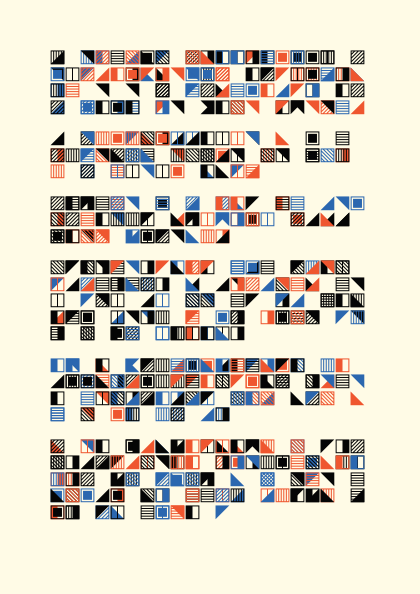
Frame 1 (no input)
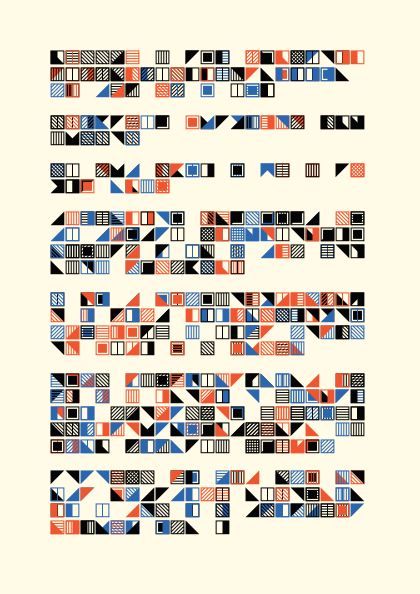
Frame 2 (the mouse pressed at the canvas centre, redrawn once)

The p5.js sketch that drew these frames (run headless with seeded random() and noise() and a simulated clock; the mouse was pressed at the canvas centre and the sketch redrawn once):

// p5.js sketch
// ── sketch.js
/*
Genuary 2023
JAN.14 "Aesemic"
By Roni Kaufman
https://ronikaufman.github.io
*/

let charset = ["◧", "◨", "◢", "◣", "◤", "◥", "◫", "▣", "▤", "▥", "▧", "▨"];
let s;
let margin = 50;

function setup() {
    createCanvas(420, 594);
    textAlign(CENTER, CENTER);
    textFont("monospace");
    s = 15;
    textSize(s*1.2);
    noLoop();
    noStroke();
}

function draw() {
    background("#fffbe6");

    fill("#2b67af");
    let y = margin;
    while (y < height-margin-s) {
        let maxLines = min(6, (height-margin - y)/s);
        y = makeParagraph(y, maxLines);
        y += s;
    }
}

function makeParagraph(y, maxLines) {
    let nLines = ~~random(2, maxLines);
    for (let i = 0; i < nLines; i++) {
        let xMax = (i < nLines-1) ? width-margin-s : random(width/4, width-margin-s);
        makeLine(xMax, y);
        y += s*1.1;
    }
    return y;
}

function makeLine(xMax, y) {
    let canBeSpace = false;
    for (let x = margin; x < xMax; x += s) {
        canBeSpace = makeLetter(x, y, canBeSpace);
    }
}

function makeLetter(x, y, canBeSpace) {
    if (random() < 1/5 && canBeSpace) return false;
    
    let nChars = random([1, 2, 2]), prevChar;
    for (let i = 0; i < nChars; i++) {
        fill(random(["#050505", "#050505", "#2b67af", "#ef562f"]));
        let newChar = random(charset);
        while ((newChar == "◧" && prevChar == "◨") || (newChar == "◨" && prevChar == "◧") || (newChar == "◥" && prevChar == "◣") || (newChar == "◣" && prevChar == "◥") || (newChar == "◤" && prevChar == "◢") || (newChar == "◢" && prevChar == "◤")) {
            newChar = random(charset);
        }
        text(newChar, x+s/2, y+s/2);
        prevChar = newChar;
    }

    return true;
}
